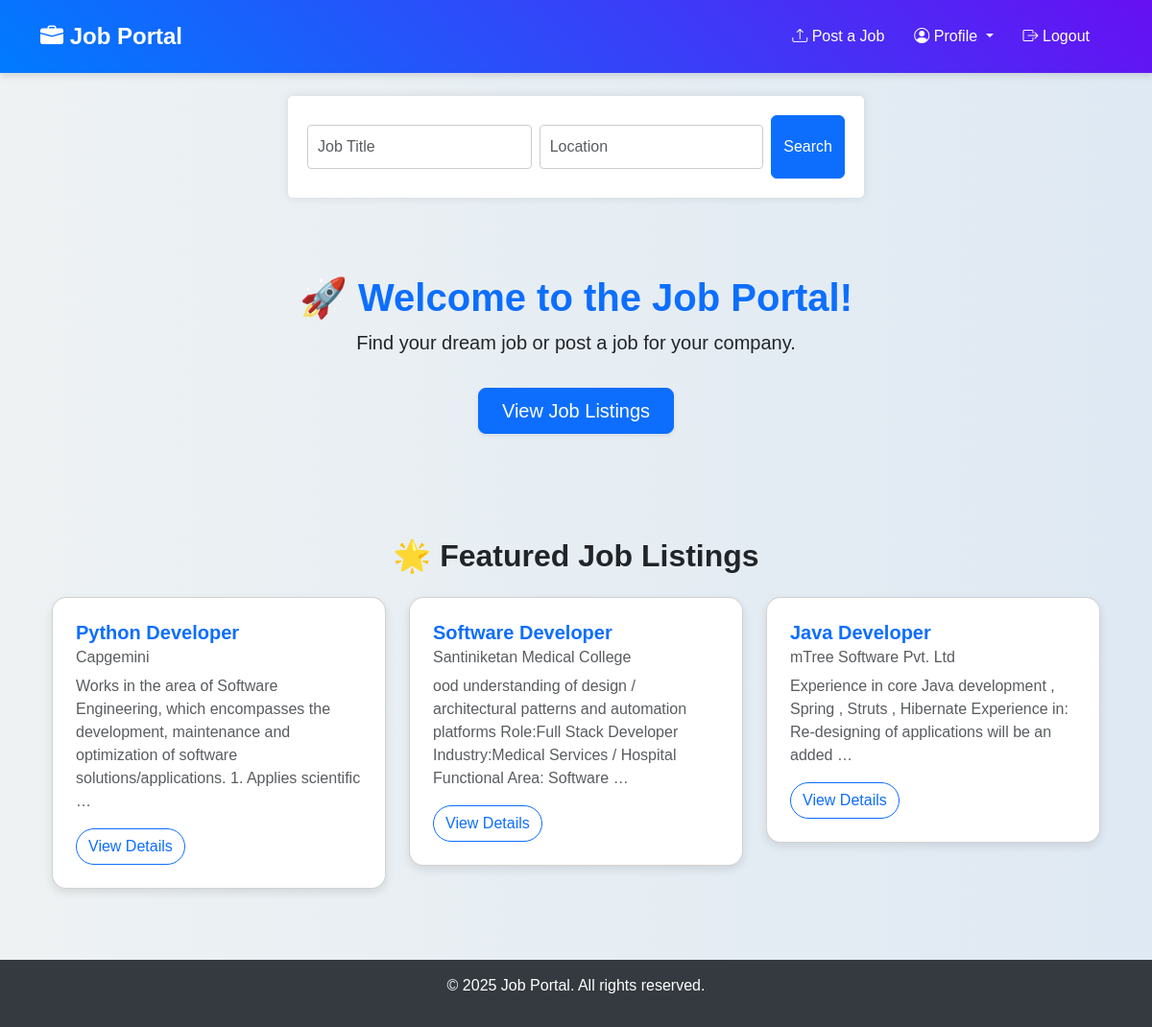
The app's page / (signed in) with its own data.
### jobs/models.py (models this page shows, shortened)
class Job(models.Model):
    JOB_TYPE_CHOICES = [
        ("full_time", "Full Time"),
        ("part_time", "Part Time"),
        ("contract", "Contract"),
        ("internship", "Internship"),
    ]
    title = models.CharField(max_length=255)
    company = models.CharField(max_length=255)
    posted_by = models.ForeignKey(User, on_delete=models.CASCADE)
    description = models.TextField()
    job_type = models.CharField(max_length=50, choices=JOB_TYPE_CHOICES)
    location = models.CharField(max_length=255)
    salary = models.DecimalField(max_digits=10, decimal_places=2)
    experience = models.CharField(max_length=100)  # e.g., "2-3 years"
    education = models.CharField(max_length=100)  # e.g., "Bachelor's Degree"
    mandatory_skills = models.TextField()  # Comma-separated skills
    created_at = models.DateTimeField(auto_now_add=True)
    updated_at = models.DateTimeField(auto_now=True)

### jobs/views.py (the view)
# urls.py: path("", HomeView.as_view(), name="home"),  # Home Page
class HomeView(LoginRequiredMixin, ListView):
    model = Job
    template_name = "jobs/home.html"
    context_object_name = "jobs"

### jobs/templates/jobs/home.html (shortened to what this page needs)
{% extends 'jobs/base.html' %}
{% block content %}
<div>
    <div>
        <form method="GET" action="{% url 'job_list' %}" class="d-flex w-100">
            <input type="text" class="form-control me-2" name="title" placeholder="Job Title"
                   value="{{ request.GET.title }}">
            <input type="text" class="form-control me-2" name="location" placeholder="Location"
                   value="{{ request.GET.location }}">
            <button type="submit" class="btn btn-primary search-btn">
                 Search
            </button>
        </form>
    </div>
</div>
<div class="container hero-section">
    <h1 class="fw-bold text-primary">🚀 Welcome to the Job Portal!</h1>
    <p class="lead text-dark">Find your dream job or post a job for your company.</p>
    <a class="btn btn-primary btn-lg px-4 py-2 mt-3 shadow-sm" href="{% url 'job_list' %}">View Job Listings</a>
</div>
<div class="container mt-5">
    <h2 class="text-center mb-4 fw-bold">🌟 Featured Job Listings</h2>
    <div class="row">
        {% for job in jobs %}
        <div class="col-md-4 mb-4">
            <div class="card job-card">
                <div class="card-body p-4">
                    <h5 class="card-title fw-bold text-primary">{{ job.title }}</h5>
                    <h6 class="card-subtitle mb-2 text-muted">{{ job.company }}</h6>
                    <p class="card-text text-muted">{{ job.description|truncatewords:20 }}</p>
                    <a href="{% url 'job_detail' job.id %}" class="btn btn-outline-primary rounded-pill">View
                        Details</a>
                </div>
            </div>
        </div>
        {% empty %}
        <div class="col-12">
            <p class="text-center text-muted fs-5">No job listings available at the moment.</p>
        </div>
        {% endfor %}
    </div>
</div>
{% endblock %}

### jobs/static/css/styles.css (style rules this page uses)
body { font-family: Arial, sans-serif; margin: 0; padding: 0; background-color: #f4f4f4; }
h1 { text-align: center; color: #333; }
form { max-width: 600px; margin: 20px auto; padding: 20px; background: #fff; border-radius: 5px; box-shadow: 0 0 10px rgba(0, 0, 0, 0.1); }
form input[type="text"], form textarea { width: 100%; padding: 10px; margin: 10px 0; border: 1px solid #ccc; border-radius: 4px; }
form button { background-color: #5cb85c; color: white; padding: 10px; border: none; border-radius: 4px; cursor: pointer; }
.card { transition: transform 0.2s; }

### jobs/templates/jobs/home.html (style rules this page uses)
body { background: linear-gradient(to right, #eef2f3, #dfe9f3); }
.hero-section { text-align: center; padding: 60px 20px; }
.job-card { border-radius: 15px; box-shadow: 0px 4px 10px rgba(0, 0, 0, 0.1); }

### records on screen
Job: title "Python Developer", company "Capgemini", description "Works in the area of Software Engineering, which encompasses the development, maintenance and optimization of software solutions/applications. 1. Applies scientific …"
Job: title "Software Developer", company "Santiniketan Medical College", description "ood understanding of design / architectural patterns and automation platforms Role:Full Stack Developer Industry:Medical Services / Hospital Functional Area: Software …"
Job: title "Java Developer", company "mTree Software Pvt. Ltd", description "Experience in core Java development , Spring , Struts , Hibernate Experience in: Re-designing of applications will be an added …"
